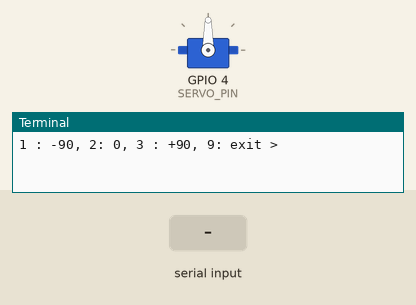
Simulated run of this program. Board: Raspberry Pi (BCM pin numbers). Parts: servo, the last lines printed to the terminal. Inputs (shaded band) come from the test bench. Servo angles are drawn from the pulse width (0.5 ms = 0°, 2.5 ms = 180°).

Above: at 1.2 s.
1.3 s: "1" typed at the terminal, then Enter
At 2.3 s:
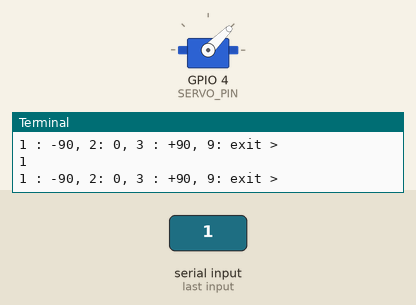
2.8 s: "3" typed at the terminal, then Enter
At 3.4 s:
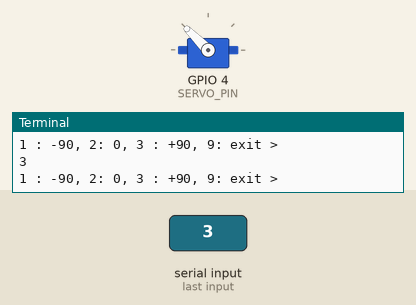
4.3 s: "2" typed at the terminal, then Enter
At 4.6 s:
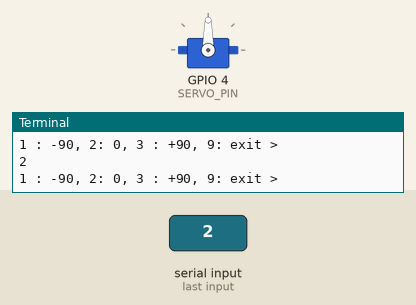
Timing chart, 0 to 7.3 s (numbered marks = the images above; inputs shaded):
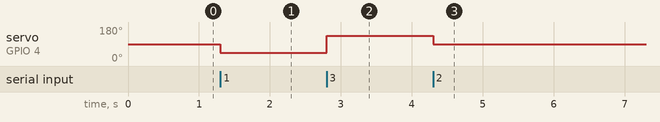

The program:

servo_motor.py
```python
import RPi.GPIO as gpio
import time

SERVO_PIN = 4
gpio.setmode(gpio.BCM)
gpio.setup(SERVO_PIN, gpio.OUT)

pwm = gpio.PWM(SERVO_PIN, 50)
pwm.start(7.5)  # 0도 설정

try:
    while True:
        val = input('1 : -90, 2: 0, 3 : +90, 9: exit > ')
        if val == '1':
            pwm.ChangeDutyCycle(5)
        elif val == '2':
            pwm.ChangeDutyCycle(7.5)
        elif val == '3':
            pwm.ChangeDutyCycle(10)
        elif val == '9':
            break

finally:
    pwm.stop()
    gpio.cleanup()
```

Measured:
- after the input at 1.3 s, servo on GPIO 4 (SERVO_PIN): 90° → 45° at once
- after the input at 2.8 s, servo on GPIO 4 (SERVO_PIN): 45° → 135° at once
- after the input at 4.3 s, servo on GPIO 4 (SERVO_PIN): 135° → 90° at once
